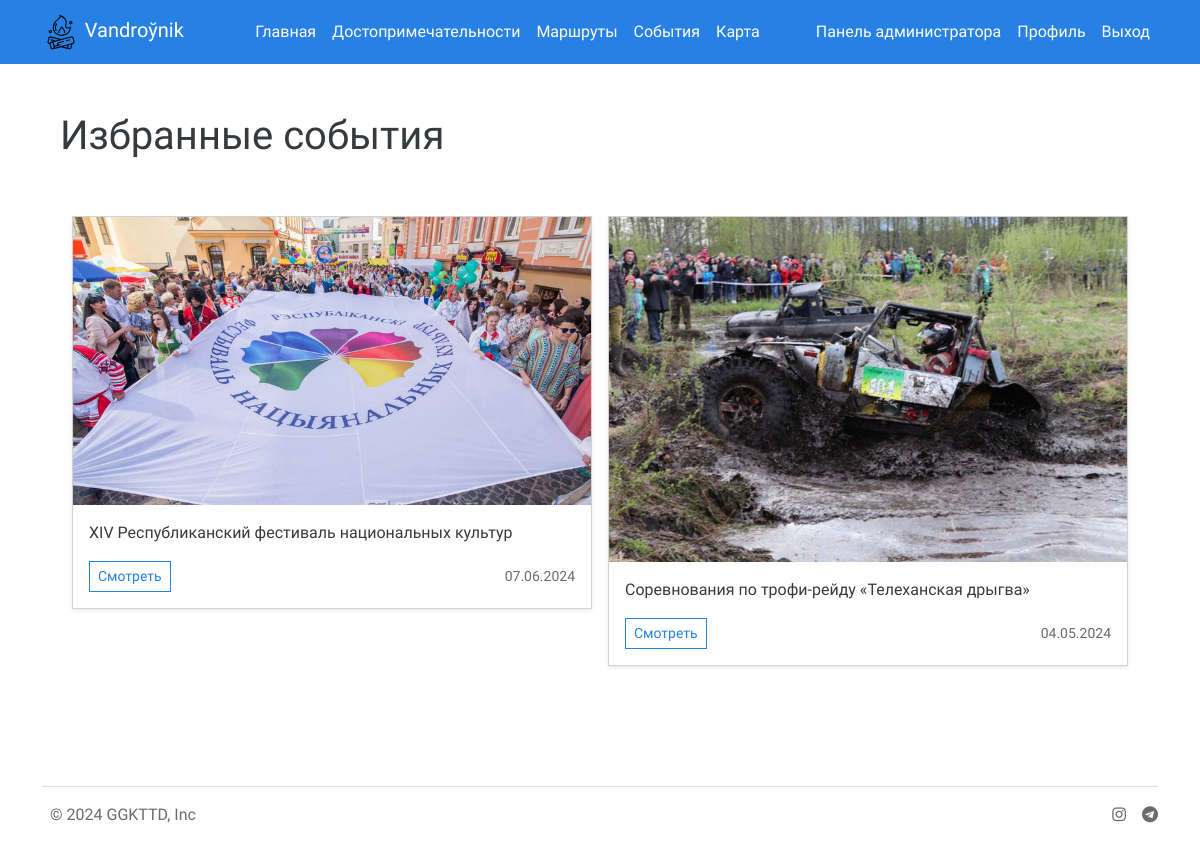
Screenshot of /profile (signed in) with the database file from the repository.
### app.py (models this page shows, shortened)
class Events(db.Model):
    id = db.Column(db.Integer,primary_key=True)
    title = db.Column(db.String(100))
    text = db.Column(db.Text)
    city = db.Column(db.String(100))
    date = db.Column(db.DateTime)
    image_name = db.Column(db.String(100))
    pr = db.relationship('Favorites', backref='events', uselist=False)

### app.py (the view)
@app.route('/profile', methods=['GET', 'POST'])
def profile():
    if not 'name' in session:
        abort(401)
    total_user = Users.query.filter_by(email=session['name']).first()
    fav = Favorites.query.filter_by(id_user=total_user.id).all()
    id_list = []
    events_list = []
    for event in fav:
        id_list.append(event.id_event)
    for el in id_list:
        events_list.append(Events.query.filter_by(id=el).first())
    return render_template("profile.html",events=events_list)

### app.py (called while the page is built)
@app.context_processor
def inject_user():
    def get_user_name():
        if 'name' in session:
            return Users.query.filter_by(email=session['name']).first()
    return dict(active_user=get_user_name())

@app.context_processor
def inject_user():
    return dict(
    cityes=db.session.query(Events.city).distinct().all(),
    )

### templates/profile.html (shortened to what this page needs)
{% extends 'base.html' %}
{% block main %}
<main class="p-5">
    <div class="container">
        <h1>Избранные события</h1>
        <div class="album py-5">
            <div class="container">
                {%if events%}
              <div class="row row-cols-sm-2  g-3">
                {%for event in events%}
                <div class="col">
                  <div class="card shadow-sm">
                    <img src="../static/img/upload/{{event.image_name}}" alt="">
                    <div class="card-body">
                      <p class="card-text">{{event.title}}</p>
                      <div class="d-flex justify-content-between align-items-center">
                        <div class="btn-group">
                          <a href="/events/{{event.id}}" class="btn btn-sm btn-outline-primary">Смотреть</a>
                        </div>
                        <small class="text-body-secondary">{{event.date.strftime('%d.%m.%Y')}}</small>
                      </div>
                    </div>
                  </div>
                </div>
                {%endfor%}
              </div>
              {%else%}
              <h3>Список пуст!</h3>
              {%endif%}
            </div>
          </div>
    </div>
</main>
{% endblock %}

### rows the page displays
Events: image_name (picture), title "ХІV Республиканский фестиваль национальных культур", date "07.06.2024"
Events: image_name (picture), title "Соревнования по трофи-рейду «Телеханская дрыгва»", date "04.05.2024"
